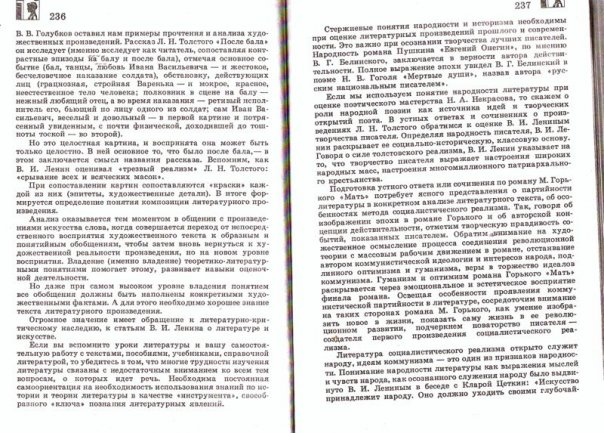
#> input picture resources/3.jpg, 604 x 433 px
$ python -i ocr_engine.py   (imports and definitions only)
#> lines starting #> are read from the running program, lines starting #| are printed output that depends on the picture; after the words box and inside, x2 and y2 are one past the last pixel; in counts of white or black regions, pixels touching at a corner belong together
import cv2
import numpy as np
import pytesseract
from pathlib import Path
import logging

logger = logging.getLogger(__name__)

class OCREngine:
    def __init__(self, languages=None):
        self.languages = languages or ['ru', 'en']
        logger.info(f"OCR Engine инициализирован: {self.languages}")

    def recognize_text(self, image_path: str) -> dict:
        """Распознавание текста"""
        try:
            image_path = Path(image_path)
            if not image_path.exists():
                return {'success': False, 'error': 'Файл не найден'}

            logger.info(f"Обработка: {image_path}")

            # Создаем несколько версий изображения
            images = self._preprocess_image(str(image_path))

            # Распознаем текст из лучшей версии
            best_text = ""
            for processed_img in images:
                text = self._recognize_with_tesseract(processed_img)
                if len(text) > len(best_text):
                    best_text = text

            return {
                'success': True,
                'full_text': best_text.strip(),
                'statistics': {
                    'characters': len(best_text.strip()),
                    'words': len(best_text.strip().split())
                }
            }
        except Exception as e:
            logger.error(f"Ошибка: {e}")
            return {'success': False, 'error': str(e)}

    def _preprocess_image(self, image_path: str) -> list:
        """Предобработка изображения - 5 версий"""
#> called with image_path = 'resources/3.jpg'
        img = cv2.imread(image_path)
#> img is the input picture: shape (433, 604, 3); mean B, G, R 220.7, 221.4, 222.4
        if img is None:
            return []

        gray = cv2.cvtColor(img, cv2.COLOR_BGR2GRAY)
        versions = [gray]

        # Версия 2: CLAHE контраст
        clahe = cv2.createCLAHE(clipLimit=3.0, tileGridSize=(8,8))
        enhanced = clahe.apply(gray)
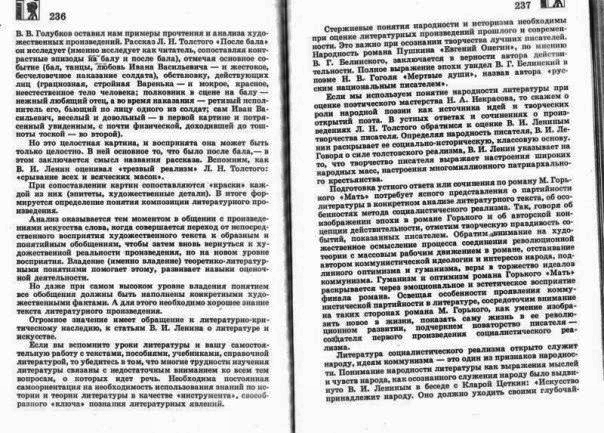
#> enhanced: shape (433, 604); min 8, max 255, mean 197.5
        versions.append(enhanced)

        # Версия 3: Otsu бинаризация
        _, otsu = cv2.threshold(gray, 0, 255, cv2.THRESH_BINARY + cv2.THRESH_OTSU)
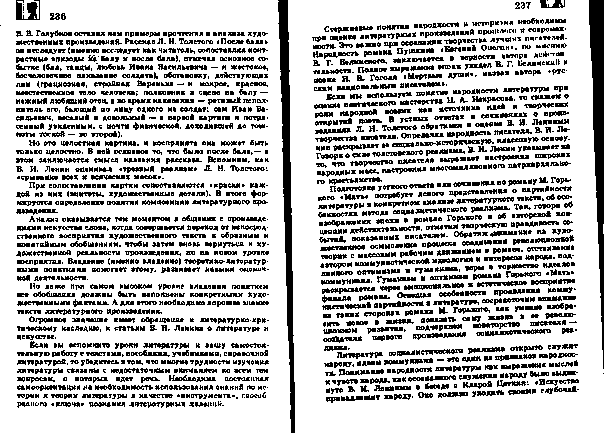
#> otsu: shape (433, 604); 74.9% white; black in thin lines or dots
        versions.append(otsu)

        # Версия 4: Адаптивная бинаризация
        adaptive = cv2.adaptiveThreshold(gray, 255, cv2.ADAPTIVE_THRESH_GAUSSIAN_C, cv2.THRESH_BINARY, 11, 2)
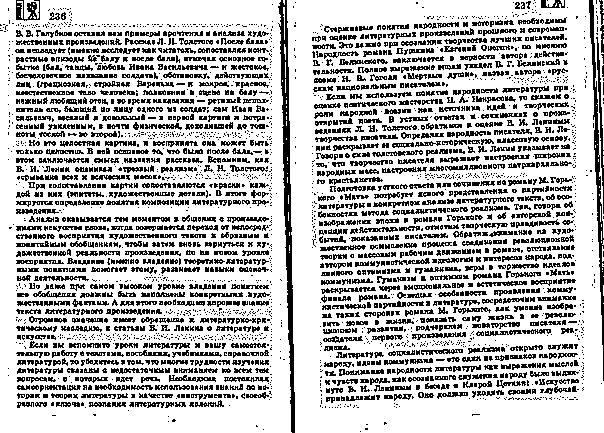
#> adaptive: shape (433, 604); 73.3% white; black in thin lines or dots
        versions.append(adaptive)

        # Версия 5: Морфология
        kernel = cv2.getStructuringElement(cv2.MORPH_RECT, (2,2))
        morph = cv2.morphologyEx(gray, cv2.MORPH_CLOSE, kernel)
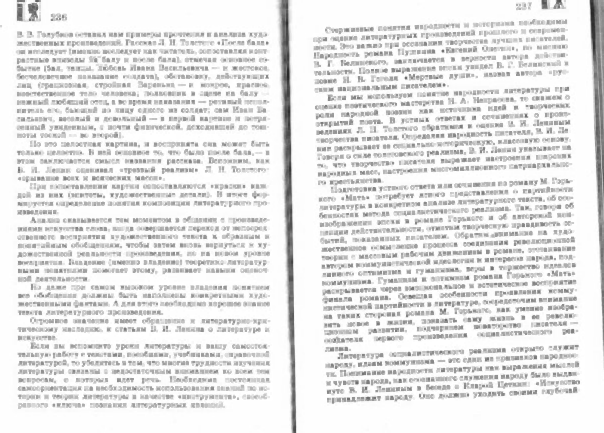
#> morph: shape (433, 604); min 40, max 255, mean 229.8
        versions.append(morph)

        # Добавить версию 6: очистка шумов (денойзинг)
        denoised = cv2.fastNlMeansDenoising(gray, None, 10, 10, 21)
        versions.append(denoised)

        # Добавить версию 7: Увеличение резкости
        kernel_sharp = np.array([[-1, -1, -1],
                                 [-1, 9, -1],
                                 [-1, -1, -1]])
        sharpened = cv2.filter2D(gray, -1, kernel_sharp)
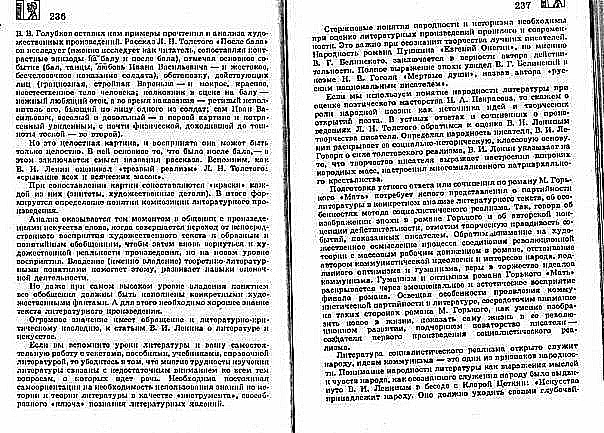
#> sharpened: shape (433, 604); min 0, max 255, mean 201.6
        versions.append(sharpened)

        return versions

    def _recognize_with_tesseract(self, image: np.ndarray) -> str:
        """Распознавание Tesseract"""
        try:
            text = pytesseract.image_to_string(image, lang='rus+eng')
            return text
        except:
            return ""

>>> result = OCREngine().recognize_text('resources/3.jpg')
#> in recognize_text, `images = self._preprocess_image(str(image_path))`: images = 7 items
#> the loop in recognize_text, `for processed_img in images:` made 1 pass
#> after the loop in recognize_text, `for processed_img in images:`: best_text = ''
#> (the run stopped early here; a loop or call above may not have finished)

$ run again, on resources/4.jpg
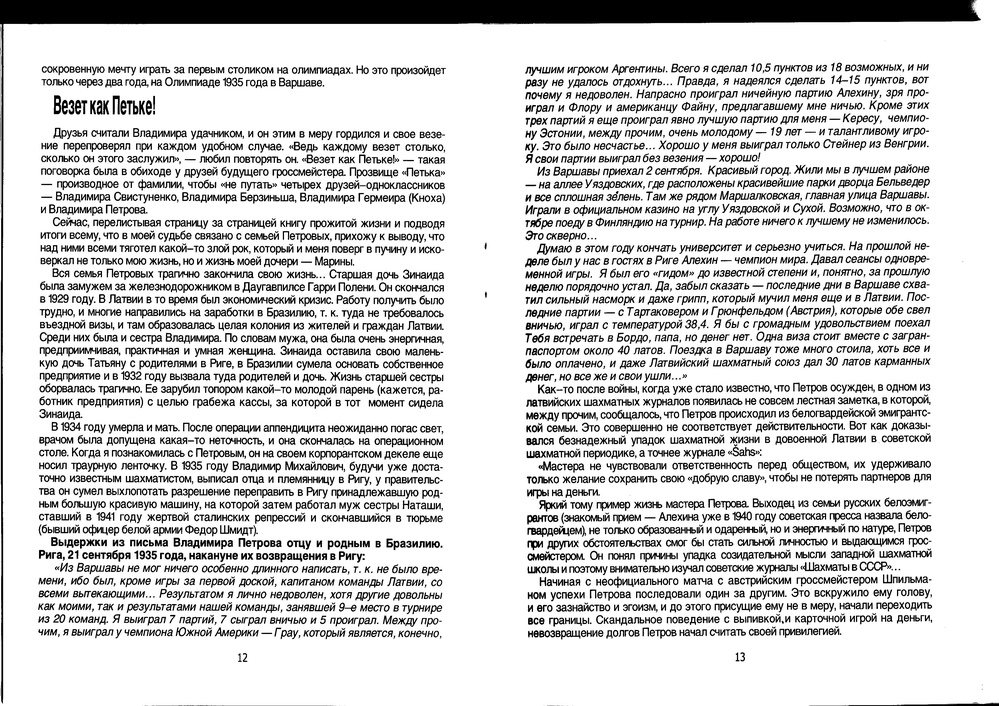
#> input picture resources/4.jpg, 999 x 706 px, shrunk from 3507 x 2480 before the run
#> in _preprocess_image, img is the input picture: shape (706, 999, 3); min 0, max 255, mean 209.3
#> in _preprocess_image, `_, otsu = cv2.threshold(gray, 0, 255, cv2.THRESH_BINARY + cv2.THRESH_O..`:
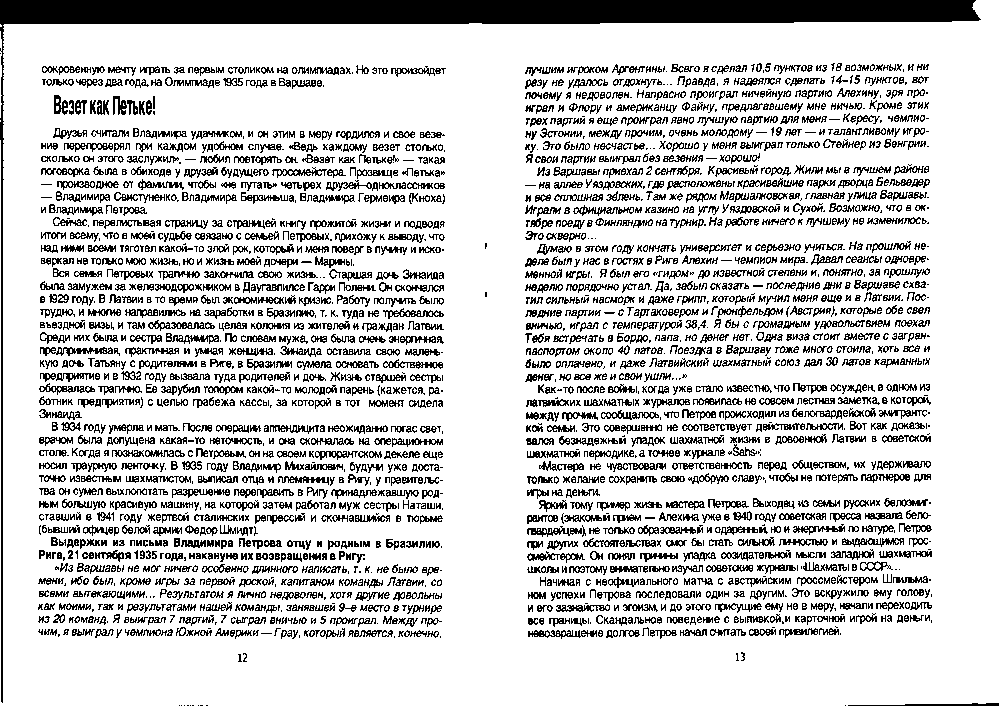
#> otsu: shape (706, 999); 80.2% white; 2445 black regions (510 under 20 px), largest, box (x1, y1, x2, y2) and area: (0, 0, 981, 703) 24211, (40, 347, 113, 356) 330, (528, 630, 597, 639) 300
#> adaptive: shape (706, 999); 81.2% white; black in thin lines or dots
#> in _preprocess_image, `sharpened = cv2.filter2D(gray, -1, kernel_sharp)`:
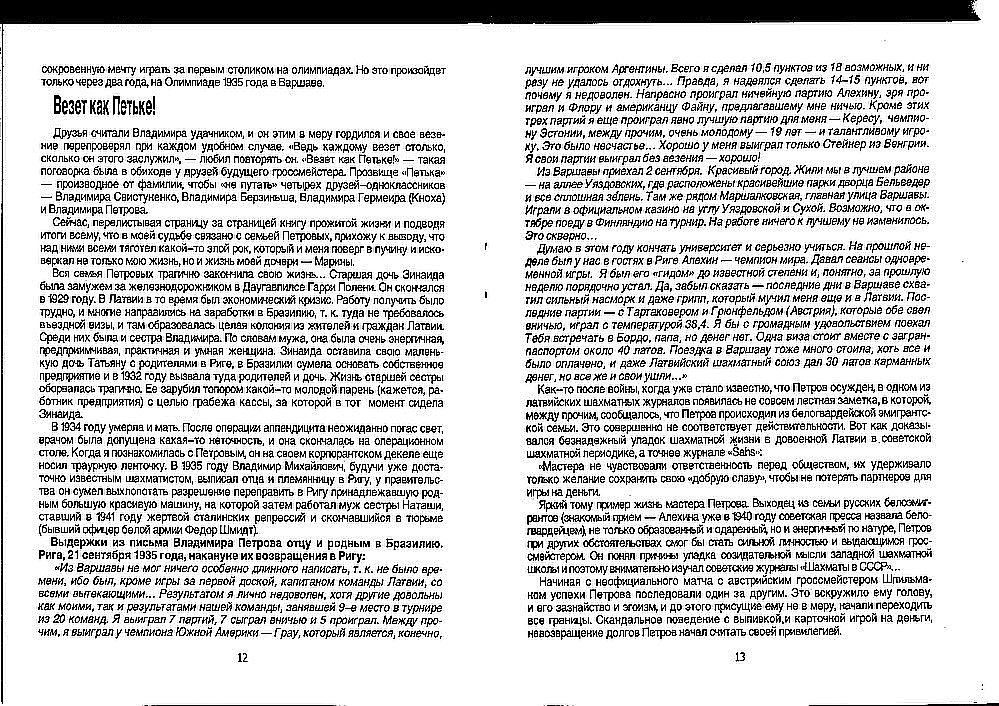
#> sharpened: shape (706, 999); min 0, max 255, mean 204.9
#> images = 7 items
#> the loop in recognize_text, `for processed_img in images:` made 1 pass
#> after the loop in recognize_text, `for processed_img in images:`: best_text = ''

$ run again, on resources/5.jpg
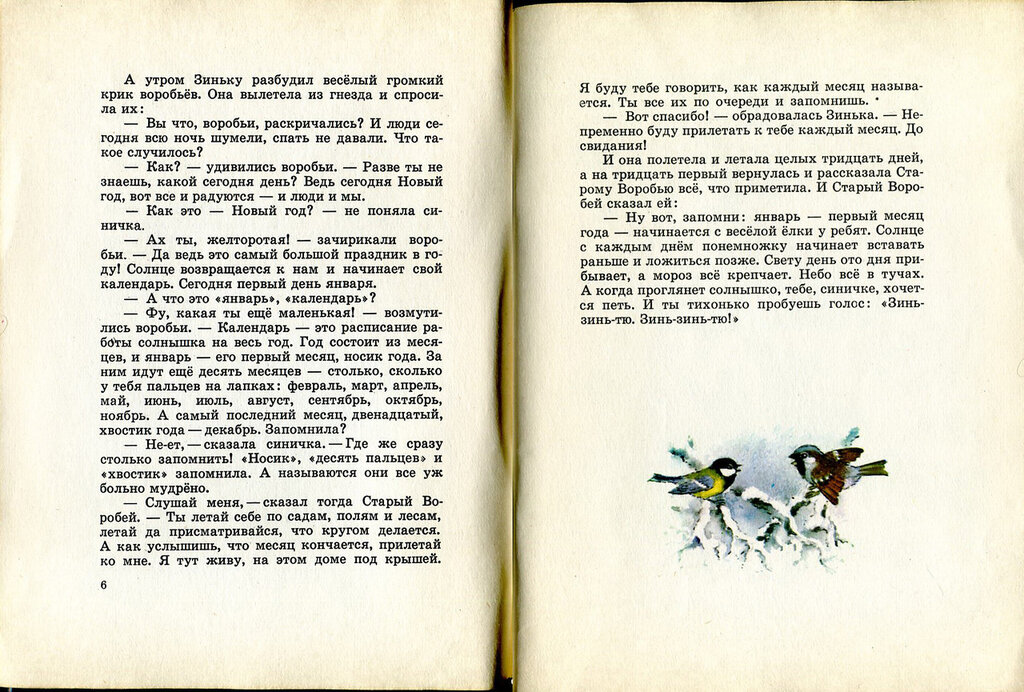
#> input picture resources/5.jpg, 1024 x 692 px
#> in _preprocess_image, img is the input picture: shape (692, 1024, 3); mean B, G, R 206.5, 223, 225.9
#> in _preprocess_image, `_, otsu = cv2.threshold(gray, 0, 255, cv2.THRESH_BINARY + cv2.THRESH_O..`:
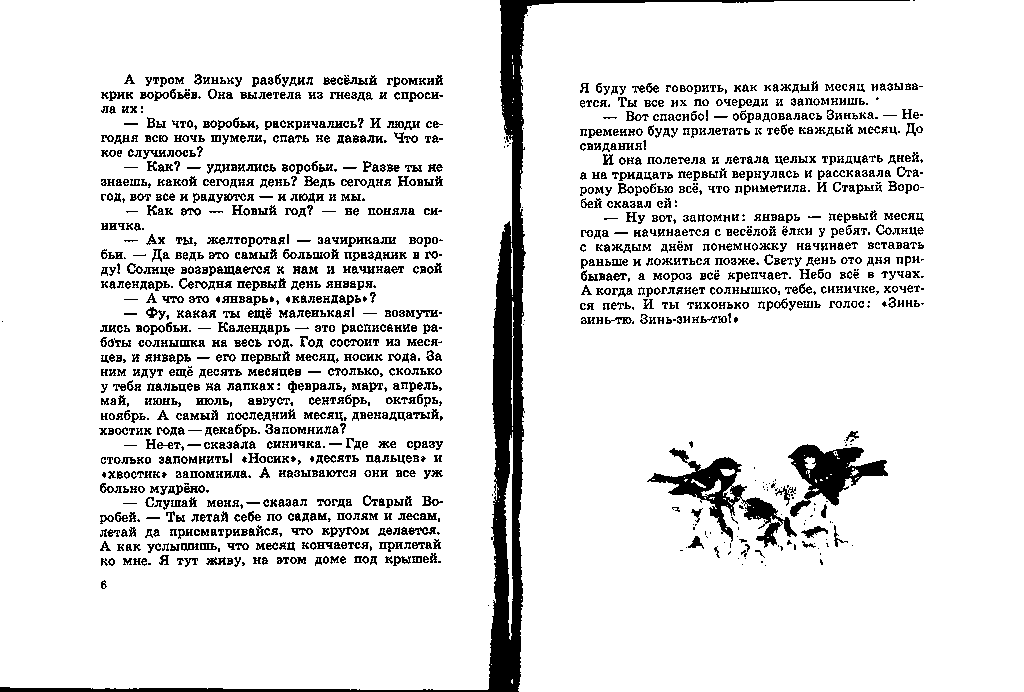
#> otsu: shape (692, 1024); 88.9% white; 1602 black regions (231 under 20 px), largest, box (x1, y1, x2, y2) and area: (0, 0, 910, 692) 17784, (647, 448, 797, 548) 3522, (788, 444, 888, 517) 3005
#> adaptive: shape (692, 1024); 73.3% white; black in thin lines or dots
#> in _preprocess_image, `sharpened = cv2.filter2D(gray, -1, kernel_sharp)`:
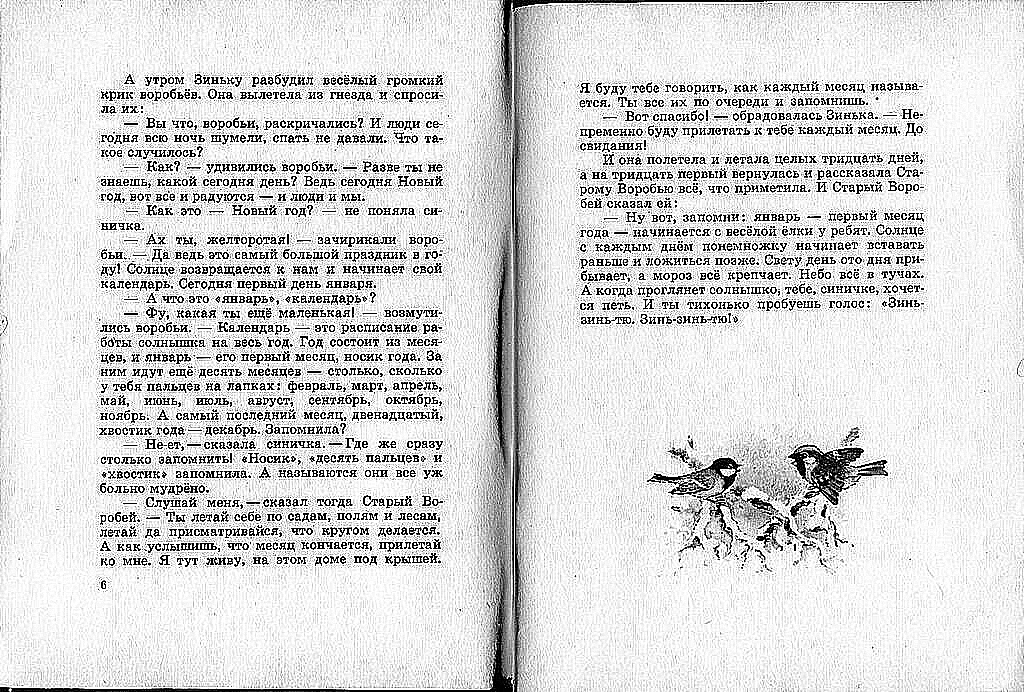
#> sharpened: shape (692, 1024); min 0, max 255, mean 215.2
#> images = 7 items
#> the loop in recognize_text, `for processed_img in images:` made 1 pass
#> after the loop in recognize_text, `for processed_img in images:`: best_text = ''
